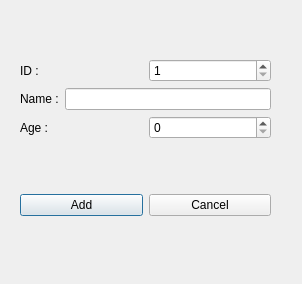
<?xml version="1.0" encoding="UTF-8"?>
<ui version="4.0">
 <class>add_person</class>
 <widget class="QDialog" name="add_person">
  <property name="geometry">
   <rect>
    <x>0</x>
    <y>0</y>
    <width>302</width>
    <height>284</height>
   </rect>
  </property>
  <property name="windowTitle">
   <string>Adicionar Pessoa</string>
  </property>
  <widget class="QWidget" name="layoutWidget">
   <property name="geometry">
    <rect>
     <x>20</x>
     <y>10</y>
     <width>251</width>
     <height>257</height>
    </rect>
   </property>
   <layout class="QVBoxLayout" name="verticalLayout_2">
    <item>
     <layout class="QVBoxLayout" name="verticalLayout">
      <item>
       <layout class="QHBoxLayout" name="horizontalLayout">
        <item>
         <widget class="QLabel" name="label">
          <property name="text">
           <string>ID :</string>
          </property>
         </widget>
        </item>
        <item>
         <widget class="QSpinBox" name="person_id">
          <property name="minimum">
           <number>1</number>
          </property>
         </widget>
        </item>
       </layout>
      </item>
      <item>
       <layout class="QHBoxLayout" name="horizontalLayout_2">
        <item>
         <widget class="QLabel" name="label_2">
          <property name="text">
           <string>Name :</string>
          </property>
         </widget>
        </item>
        <item>
         <widget class="QLineEdit" name="person_name"/>
        </item>
       </layout>
      </item>
      <item>
       <layout class="QHBoxLayout" name="horizontalLayout_3">
        <item>
         <widget class="QLabel" name="label_3">
          <property name="text">
           <string>Age :</string>
          </property>
         </widget>
        </item>
        <item>
         <widget class="QSpinBox" name="person_age"/>
        </item>
       </layout>
      </item>
     </layout>
    </item>
    <item>
     <layout class="QHBoxLayout" name="horizontalLayout_4">
      <item>
       <widget class="QPushButton" name="btn_addperson">
        <property name="text">
         <string>Add</string>
        </property>
       </widget>
      </item>
      <item>
       <widget class="QPushButton" name="btn_cancel">
        <property name="text">
         <string>Cancel</string>
        </property>
       </widget>
      </item>
     </layout>
    </item>
   </layout>
  </widget>
 </widget>
 <resources/>
 <connections/>
</ui>
